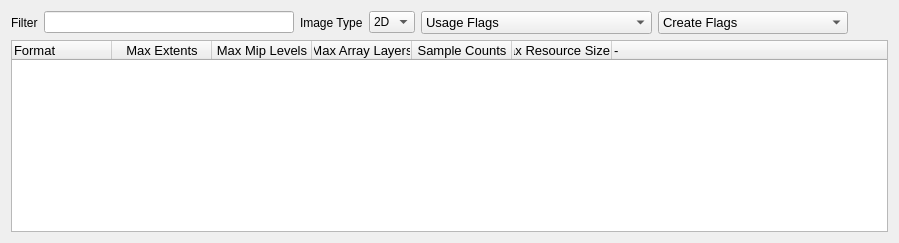
            <widget class="QWidget" name="tab_12">
             <attribute name="title">
              <string>Tiling Linear</string>
             </attribute>
             <layout class="QVBoxLayout" name="verticalLayout_22">
              <item>
               <layout class="QVBoxLayout" name="verticalLayout_33">
                <item>
                 <layout class="QHBoxLayout" name="horizontalLayout_8">
                  <item>
                   <widget class="QLabel" name="label_18">
                    <property name="text">
                     <string>Filter</string>
                    </property>
                   </widget>
                  </item>
                  <item>
                   <widget class="QLineEdit" name="tilingLinearFormatFilter">
                    <property name="minimumSize">
                     <size>
                      <width>250</width>
                      <height>0</height>
                     </size>
                    </property>
                    <property name="maximumSize">
                     <size>
                      <width>250</width>
                      <height>16777215</height>
                     </size>
                    </property>
                   </widget>
                  </item>
                  <item>
                   <widget class="QLabel" name="label_19">
                    <property name="text">
                     <string>Image Type</string>
                    </property>
                   </widget>
                  </item>
                  <item>
                   <widget class="QComboBox" name="tilingLinearImageType">
                    <property name="currentIndex">
                     <number>1</number>
                    </property>
                    <item>
                     <property name="text">
                      <string>1D</string>
                     </property>
                    </item>
                    <item>
                     <property name="text">
                      <string>2D</string>
                     </property>
                    </item>
                    <item>
                     <property name="text">
                      <string>3D</string>
                     </property>
                    </item>
                   </widget>
                  </item>
                  <item>
                   <widget class="QComboBox" name="tilingLinearImageUsage">
                    <property name="font">
                     <font>
                      <pointsize>10</pointsize>
                     </font>
                    </property>
                    <item>
                     <property name="text">
                      <string>Usage Flags</string>
                     </property>
                    </item>
                    <item>
                     <property name="text">
                      <string>TRANSFER_SRC</string>
                     </property>
                    </item>
                    <item>
                     <property name="text">
                      <string>TRANSFER_DST</string>
                     </property>
                    </item>
                    <item>
                     <property name="text">
                      <string>SAMPLED</string>
                     </property>
                    </item>
                    <item>
                     <property name="text">
                      <string>STORAGE</string>
                     </property>
                    </item>
                    <item>
                     <property name="text">
                      <string>COLOR_ATTACHMENT</string>
                     </property>
                    </item>
                    <item>
                     <property name="text">
                      <string>DEPTH_STENCIL_ATTACHMENT</string>
                     </property>
                    </item>
                    <item>
                     <property name="text">
                      <string>TRANSIENT_ATTACHMENT</string>
                     </property>
                    </item>
                    <item>
                     <property name="text">
                      <string>INPUT_ATTACHMENT</string>
                     </property>
                    </item>
                   </widget>
                  </item>
                  <item>
                   <widget class="QComboBox" name="tilingLinearImageCreate">
                    <property name="font">
                     <font>
                      <pointsize>10</pointsize>
                     </font>
                    </property>
                    <item>
                     <property name="text">
                      <string>Create Flags</string>
                     </property>
                    </item>
                    <item>
                     <property name="text">
                      <string>SPARSE_BINDING</string>
                     </property>
                    </item>
                    <item>
                     <property name="text">
                      <string>SPARSE_RESIDENCY</string>
                     </property>
                    </item>
                    <item>
                     <property name="text">
                      <string>SPARSE_ALIASED</string>
                     </property>
                    </item>
                    <item>
                     <property name="text">
                      <string>MUTABLE_FORMAT</string>
                     </property>
                    </item>
                    <item>
                     <property name="text">
                      <string>CUBE_COMPATIBLE</string>
                     </property>
                    </item>
                    <item>
                     <property name="text">
                      <string>2D_ARRAY_COMPATIBLE</string>
                     </property>
                    </item>
                   </widget>
                  </item>
                  <item>
                   <spacer name="horizontalSpacer_10">
                    <property name="orientation">
                     <enum>Qt::Horizontal</enum>
                    </property>
                    <property name="sizeHint" stdset="0">
                     <size>
                      <width>40</width>
                      <height>20</height>
                     </size>
                    </property>
                   </spacer>
                  </item>
                 </layout>
                </item>
                <item>
                 <layout class="QVBoxLayout" name="verticalLayout_34">
                  <item>
                   <widget class="QTreeWidget" name="tilingLinearFormatsWidget">
                    <property name="font">
                     <font>
                      <pointsize>10</pointsize>
                     </font>
                    </property>
                    <property name="alternatingRowColors">
                     <bool>true</bool>
                    </property>
                    <attribute name="headerStretchLastSection">
                     <bool>true</bool>
                    </attribute>
                    <column>
                     <property name="text">
                      <string>Format</string>
                     </property>
                    </column>
                    <column>
                     <property name="text">
                      <string>Max Extents</string>
                     </property>
                     <property name="textAlignment">
                      <set>AlignCenter</set>
                     </property>
                    </column>
                    <column>
                     <property name="text">
                      <string>Max Mip Levels</string>
                     </property>
                     <property name="textAlignment">
                      <set>AlignCenter</set>
                     </property>
                    </column>
                    <column>
                     <property name="text">
                      <string>Max Array Layers</string>
                     </property>
                     <property name="textAlignment">
                      <set>AlignCenter</set>
                     </property>
                    </column>
                    <column>
                     <property name="text">
                      <string>Sample Counts</string>
                     </property>
                     <property name="textAlignment">
                      <set>AlignCenter</set>
                     </property>
                    </column>
                    <column>
                     <property name="text">
                      <string>Max Resource Size</string>
                     </property>
                     <property name="textAlignment">
                      <set>AlignTrailing|AlignVCenter</set>
                     </property>
                    </column>
                    <column>
                     <property name="text">
                      <string>-</string>
                     </property>
                     <property name="textAlignment">
                      <set>AlignLeading|AlignVCenter</set>
                     </property>
                     <property name="background">
                      <color alpha="0">
                       <red>0</red>
                       <green>0</green>
                       <blue>0</blue>
                      </color>
                     </property>
                     <property name="foreground">
                      <brush brushstyle="NoBrush">
                       <color alpha="0">
                        <red>0</red>
                        <green>0</green>
                        <blue>0</blue>
                       </color>
                      </brush>
                     </property>
                    </column>
                   </widget>
                  </item>
                 </layout>
                </item>
               </layout>
              </item>
             </layout>
            </widget>
